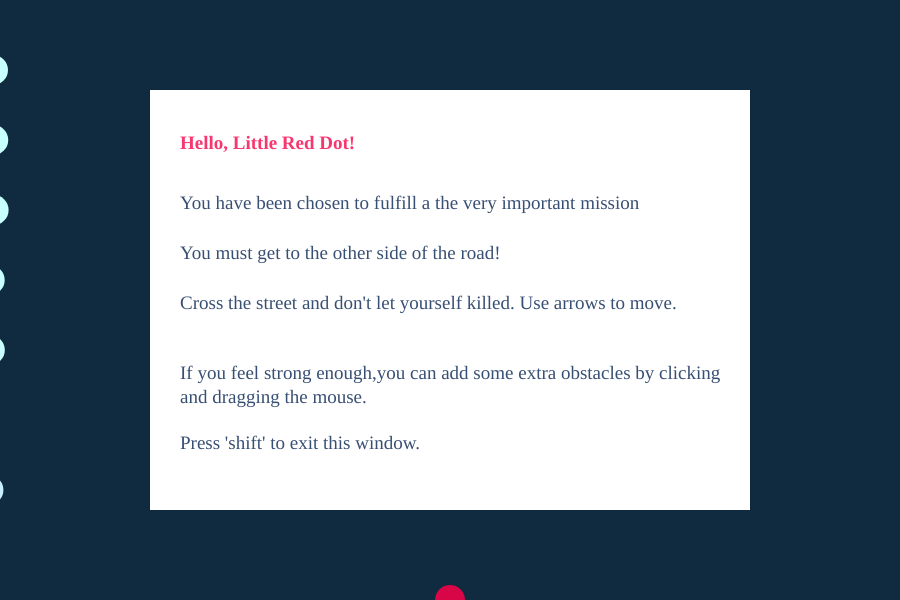
Frame 1 (no input)
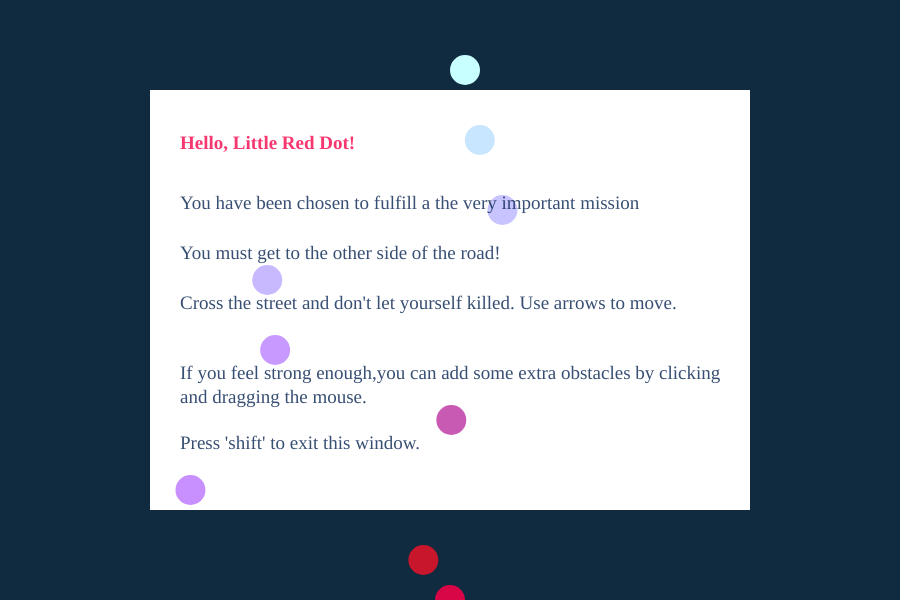
Frame 60 (no input)
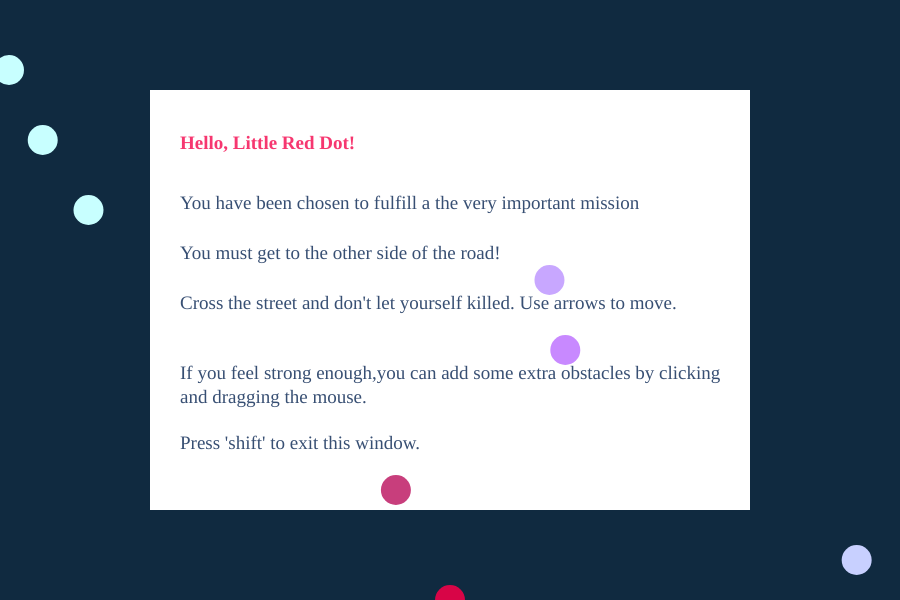
Frame 120 (the mouse pressed at the canvas centre since frame 60)

The p5.js sketch that drew these frames (run headless with seeded random() and noise() and a simulated clock; from frame 60 on, the mouse is pressed at the canvas centre):

// p5.js sketch
// ── sketch.js
function Circle(_x, _y, _dia, _speed) { //new circle object
  this.x = _x; //data
  this.y = _y; //own version of a Y for each circle
  this.dia = _dia; //own version of a diameter

  if (random(1) < 0.5) {
    this.speed = _speed;
  } else {
    this.speed = _speed * -1;
  }


  this.update = function() {  //functions inside the object
    this.x = this.x + this.speed;
    if (this.x > width + 15) {
      this.x = -15;
    } else if (this.x < -15) {
      this.x = width + 15;
    }
  }
  this.draw = function() {
    noStroke();
    ellipse(this.x, this.y, this.dia, this.dia);
  }
}

var circles = []; //we're going to hav elaot of circles
var fontOpa;
var rectOpa;
var mePosX; //main circle position
var mePosY; //main circle position
var meDia;
var myOpac;
var distance;


function setup() {
  createCanvas(900, 600);
  for (var i = 0; i < 10; i++) { //ten new circles
    circles.push(new Circle(-15, i * 70 + 70, 30, random(3, 10))); //put them into the array
  }
  mePosX = width / 2; //start main dot here
  mePosY = height; //start main dot here
  meDia = 30;
  fontOpa = 200;
  rectOpa = 270;
  myOpac = 225;

}

function draw() {
  // draw background
  background(16, 42, 64);

  noStroke();
  fill(255, rectOpa);
  rectMode(CENTER);
  rect(width / 2, height / 2, 600, 420);


  for (var i = 0; i < circles.length; i++) { //vist all the circles
    distance = dist(mePosX, mePosY, circles[i].x, circles[i].y);
    circles[i].update();
    fill(200, distance/2, distance);
    circles[i].draw();
    if (distance < meDia / 2 + 15) {
      background(244, 0, 73);
      meDia += 3;
    }

    if (mePosY < 0) { //if you make it to the top!

      rectMode(CENTER)
      fill(19, 61, 87);
      rect(500, 500, 1000, 1000);
      fill(110,189,241);
      textAlign(CENTER,CENTER);
      textSize(90);
      textFont("OpenSans");
      textStyle(BOLD);
      b = "YOU MADE IT!"
      text(b, 470, 260, 700, 250);
      

    }
    

    if (meDia > 1000) { //if the circle gest too big
      rectMode(CENTER)
      fill(19, 61, 87);
      rect(500, 500, 1000, 1000);
      fill(255);
      print("FAIL");
      fill(244, 0, 73);
      textAlign(CENTER,CENTER);
      textSize(90);
      textFont("OpenSans");
      textStyle(BOLD);
      c = "FAIL!"
      text(c, 470, 260, 700, 250);
      
      myOpac = 0;
    }
  }



  noStroke();
  fill(244, 0, 73,myOpac);

  ellipse(mePosX, mePosY, meDia, meDia); //draw the main circle

  a = "Hello, Little Red Dot!"
  aa = "You have been chosen to fulfill a the very important mission"
  aaa = "You must get to the other side of the road!"
  aaaa = "Cross the street and don't let yourself killed. Use arrows to move."
  aaaaa = "If you feel strong enough,you can add some extra obstacles by clicking and dragging the mouse."
  aaaaaa = "Press 'shift' to exit this window."
  textSize(19);
  textFont("OpenSans");
  textStyle(BOLD);
  fill(244, 0, 73, fontOpa);
  text(a, 465, 260, 570, 250);
  fill(0, 31, 76, fontOpa);
  textStyle(NORMAL);
  text(aa, 465, 320, 570, 250);
  text(aaa, 465, 370, 570, 250);
  text(aaaa, 465, 420, 570, 250);
  text(aaaaa, 465, 490, 570, 250);
  text(aaaaaa, 465, 560, 570, 250);


}

function mouseDragged() {
  circles.push(new Circle(mouseX, mouseY, 30, random(3, 10))); //if mouse is moving, push new circles into the array, at the mouse and 
}

function keyPressed() {
  if (keyCode == UP_ARROW) {
    mePosY -= 10;
  } else if (keyCode == DOWN_ARROW) {
    mePosY += 10;
  } else if (keyCode == RIGHT_ARROW) {
    mePosX += 10;
  } else if (keyCode == LEFT_ARROW) {
    mePosX -= 10;
  } else if (keyCode == SHIFT) {
    fontOpa = 0;
    rectOpa = 0; //make center rect opacity zero
  
  }
}
